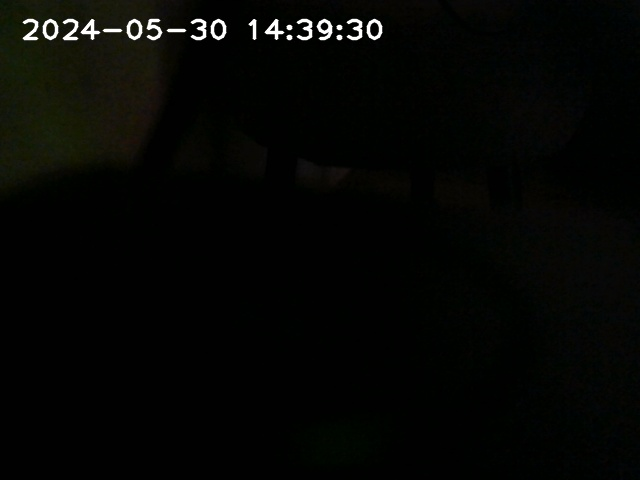
#> input picture testing html files/test.jpg, 640 x 480 px
$ python -i Detector.py   (imports and definitions only)
#> lines starting #> are read from the running program, lines starting #| are printed output that depends on the picture
#> further down, picture is the input picture: shape (480, 640, 3); mean B, G, R 4, 6.3, 5.3
import imutils
import cv2 as cv

class Detector:
    def __init__(self):
        self.start_frame = ""
        self.__first_time = True

    def chk_img(self, frame):
        if self.__first_time:
            self.start_frame = imutils.resize(frame, width=500)
            self.start_frame = cv.cvtColor(self.start_frame, cv.COLOR_BGR2GRAY)
#> self.start_frame: shape (375, 500)
            self.start_frame = cv.GaussianBlur(self.start_frame, (21, 21), 0)
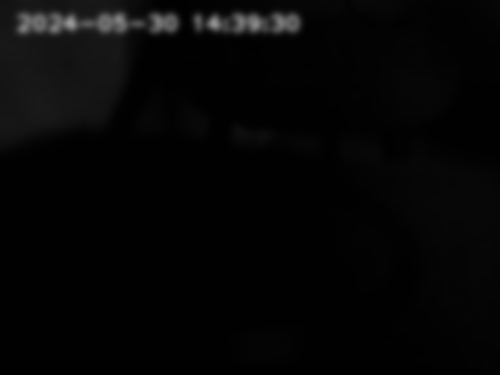
#> self.start_frame: shape (375, 500); min 1, max 153, mean 5.7
            self.__first_time = False
        else:
            frame = imutils.resize(frame, width=500)
            frame_bw = cv.cvtColor(frame, cv.COLOR_BGR2GRAY)
            frame_bw = cv.GaussianBlur(frame_bw, (5, 5), 0)

            difference = cv.absdiff(frame_bw, self.start_frame)
            threshold = cv.threshold(difference, 25, 255, cv.THRESH_BINARY)[1]
            self.start_frame = frame_bw

            if threshold.sum() > 1000:
                return True


>>> import cv2
>>> picture = cv2.imread('testing html files/test.jpg')
>>> result = Detector().chk_img(picture)
